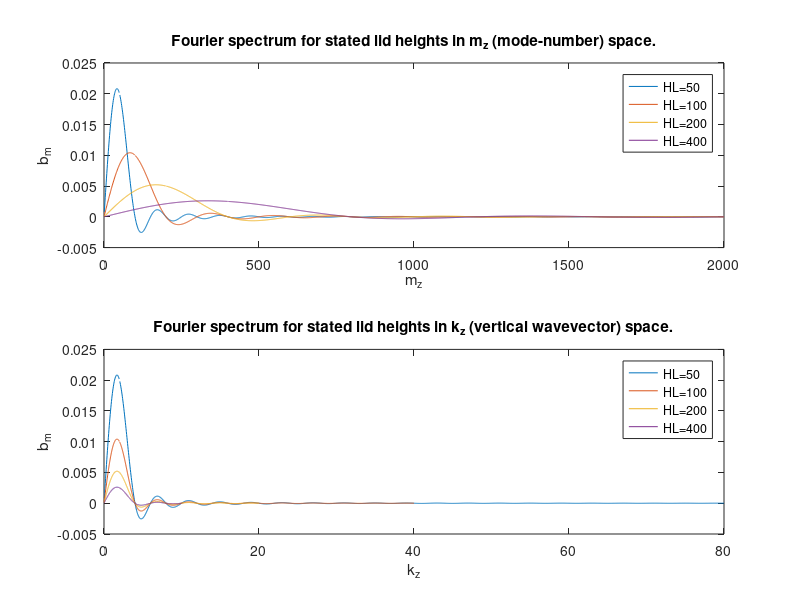

This figure's MATLAB source:
function RelativeSpectrum ()

n       = 1;             % Number of half-sinusoids in interval
N       = 0.01;          % Based on dry lapse rate of 10 deg per km (notes) Units s^{-1}

mz_max  = 2000;
m       = [1:1:mz_max];
Ht      = 1;

HL      = 50;
kz1     = 2 * m / HL;
Ht_bar  = Ht / HL;
b1      = 2 * Ht_bar / pi * (-1)^(n+1) .* sin ( m .* pi * Ht_bar ) .* n ./ ( n * n - Ht_bar * Ht_bar .* m .* m ); % half-sinusoid

HL      = 100;
kz2     = 2 * m / HL;
Ht_bar  = Ht / HL;
b2      = 2 * Ht_bar / pi * (-1)^(n+1) .* sin ( m .* pi * Ht_bar ) .* n ./ ( n * n - Ht_bar * Ht_bar .* m .* m ); % half-sinusoid

HL      = 200;
kz3     = 2 * m / HL;
Ht_bar  = Ht / HL;
b3      = 2 * Ht_bar / pi * (-1)^(n+1) .* sin ( m .* pi * Ht_bar ) .* n ./ ( n * n - Ht_bar * Ht_bar .* m .* m ); % half-sinusoid

HL      = 400;
kz4     = 2 * m / HL;
Ht_bar  = Ht / HL;
b4      = 2 * Ht_bar / pi * (-1)^(n+1) .* sin ( m .* pi * Ht_bar ) .* n ./ ( n * n - Ht_bar * Ht_bar .* m .* m ); % half-sinusoid

subplot(2,1,1)
plot(m,b1,m,b2,m,b3,m,b4);
xlabel('m_z')
ylabel('b_m')
title('Fourier spectrum for stated lid heights in m_z (mode-number) space.');
legend ('HL=50','HL=100','HL=200','HL=400');

subplot(2,1,2)
plot(kz1,b1,kz2,b2,kz3,b3,kz4,b4);
xlabel('k_z')
ylabel('b_m')
title('Fourier spectrum for stated lid heights in k_z (vertical wavevector) space.');
legend ('HL=50','HL=100','HL=200','HL=400');

return